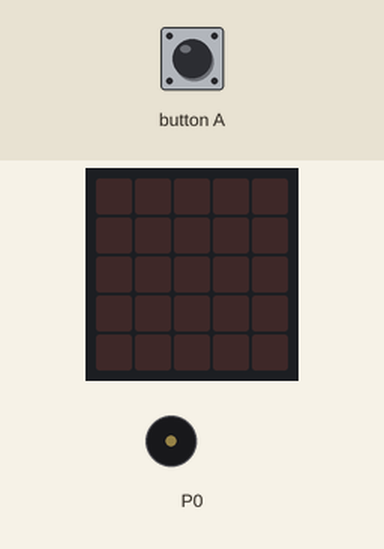
A program run on a simulated BBC micro:bit (MakeCode). On the bench: the board's 5×5 LED display, buzzer (waves = sounding). Inputs (shaded band) come from the test bench. Random numbers come from a fixed seed.

Above: at 1.2 s.
1.3 s: button A pressed for 0.15 s
At 4.0 s:
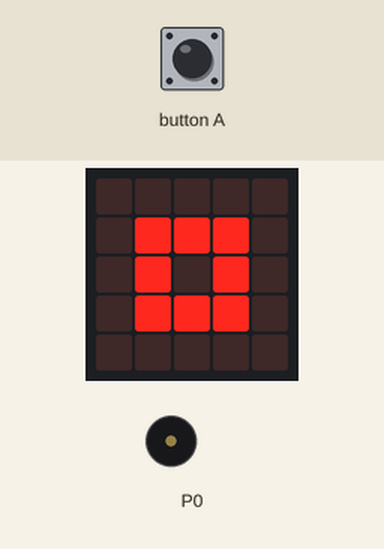
4.3 s: button A pressed for 0.15 s
At 5.6 s:
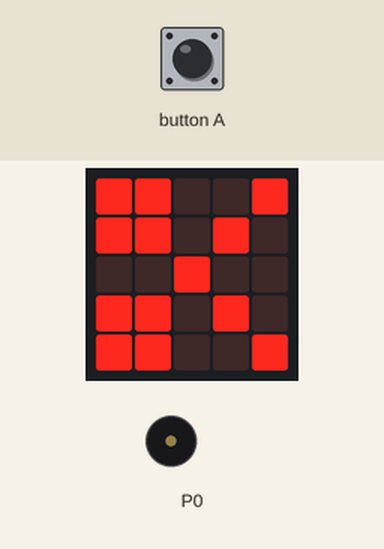
6.6 s: button A pressed 5 times (0.12 s each, 0.3 s apart)
At 10.1 s:
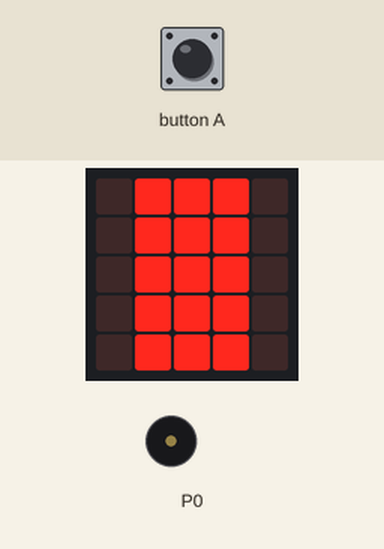
Timing chart, 0 to 11.6 s (numbered marks = the images above; inputs shaded):
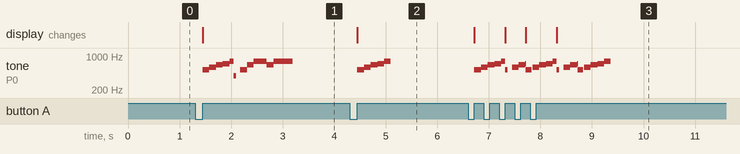

The program:

main.ts
```typescript
let tool = 0
input.onButtonPressed(Button.A, function () {
    music.startMelody(music.builtInMelody(Melodies.JumpUp), MelodyOptions.Once)
    tool = randint(0, 2)
    if (tool == 0) {
        basic.showIcon(IconNames.SmallSquare)
        music.startMelody(music.builtInMelody(Melodies.PowerUp), MelodyOptions.Once)
    } else if (tool == 1) {
        basic.showLeds(`
            . # # # .
            . # # # .
            . # # # .
            . # # # .
            . # # # .
            `)
    } else {
        basic.showIcon(IconNames.Scissors)
    }
})
```

test.ts
```typescript
// aquí va el archivo "tests"; esto no se compilará cuando este paquete se utilice como una extensión.
```

Measured:
- after the input at 1.3 s, tone on P0: plays 523 Hz for 0.13 s, 587 Hz for 0.13 s, 659 Hz for 0.13 s, 698 Hz for 0.13 s, 784 Hz for 0.08 s, 392 Hz for 0.05 s … (11 notes in this stretch), starting after 0.15 s; the display: changes after 0.15 s (image 1)
- after the input at 4.3 s, tone on P0: plays 523 Hz for 0.13 s, 587 Hz for 0.13 s, 659 Hz for 0.13 s, 698 Hz for 0.13 s, 784 Hz for 0.13 s, starting after 0.15 s; the display: changes after 0.15 s (image 2)
- after the input at 6.6 s, tone on P0: plays 523 Hz for 0.13 s, 587 Hz for 0.13 s, 659 Hz for 0.13 s, 698 Hz for 0.13 s, 784 Hz for 0.08 s, 523 Hz for 0.05 s … (23 notes in this stretch), starting after 0.12 s; the display: first changes after 0.12 s (image 3 shows a later state)
